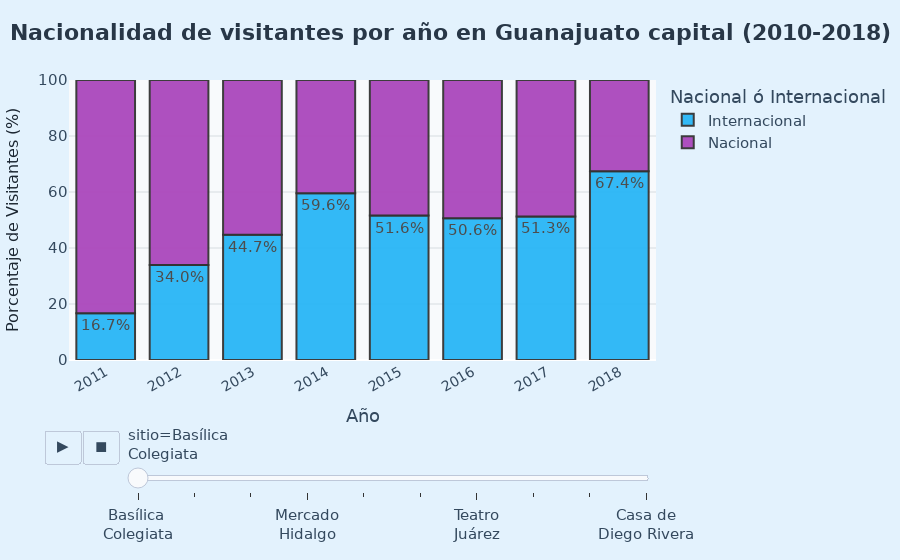

Notebook code for this chart:
### Code cell
fig = px.bar(
    nacionalidadAño,
    x='Año',
    y='porcentaje',
    color='Nacional ó Internacional',
    animation_frame='sitio',
    title='Nacionalidad de visitantes por año en Guanajuato capital de 2010 a 2018',
    labels={'porcentaje': 'Porcentaje de Visitantes (%)', 'Año': 'Año'},
    range_y=(0, 100),
    text='porcentaje',
    color_discrete_sequence=['#29B6F6', '#AB47BC']
)

fig.update_traces(
    texttemplate='%{text:.1f}%',
    textposition='outside',
    marker_line_color='#333',
    marker_line_width=2,
    opacity=0.95
)

fig.update_layout(
    xaxis_tickangle=-30,
    plot_bgcolor='#f8fafc',
    paper_bgcolor='#e3f2fd',
    font=dict(family='DejaVu Sans', size=15, color='#34495e'),
    title_font=dict(size=22, color='#283747', family='DejaVu Sans'),
    margin=dict(l=40, r=40, t=80, b=40),
    transition={'duration': 500},
    showlegend=True,
    xaxis=dict(
        tickfont=dict(size=14, color='#34495e', family='DejaVu Sans')
    ),
    yaxis=dict(
        title_font=dict(size=16, color='#1b2631', family='DejaVu Sans'),
        gridcolor='#b2bec3',
        gridwidth=0.5
    ),
    title={
        'text': '<b>Nacionalidad de visitantes por año en Guanajuato capital (2010-2018)</b>',
        'x':0.5,
        'xanchor': 'center'
    }
)

fig.show()

### Figure 1 — Plotly figure (JSON) as saved in the notebook; plotly's stock layout.template omitted (floating-point values rounded to 4 significant figures)
{"data": [{"hovertemplate": "Nacional ó Internacional=Internacional<br>sitio=Basílica <br>Colegiata<br>Año=%{x}<br>Porcentaje de Visitantes (%)=%{text}<extra></extra>", "legendgroup": "Internacional", "marker": {"color": "#29B6F6", "line": {"color": "#333", "width": 2}, "pattern": {"shape": ""}}, "name": "Internacional", "opacity": 0.95, "orientation": "v", "showlegend": true, "text": [67.39, 51.28, 50.63, 51.58, 59.57, 44.74, 33.96, 16.67], "textposition": "outside", "texttemplate": "%{text:.1f}%", "type": "bar", "x": [2018, 2017, 2016, 2015, 2014, 2013, 2012, 2011], "xaxis": "x", "y": [67.39, 51.28, 50.63, 51.58, 59.57, 44.74, 33.96, 16.67], "yaxis": "y"}, {"hovertemplate": "Nacional ó Internacional=Nacional<br>sitio=Basílica <br>Colegiata<br>Año=%{x}<br>Porcentaje de Visitantes (%)=%{text}<extra></extra>", "legendgroup": "Nacional", "marker": {"color": "#AB47BC", "line": {"color": "#333", "width": 2}, "pattern": {"shape": ""}}, "name": "Nacional", "opacity": 0.95, "orientation": "v", "showlegend": true, "text": [32.61, 48.72, 49.37, 48.42, 40.43, 55.26, 66.04, 83.33], "textposition": "outside", "texttemplate": "%{text:.1f}%", "type": "bar", "x": [2018, 2017, 2016, 2015, 2014, 2013, 2012, 2011], "xaxis": "x", "y": [32.61, 48.72, 49.37, 48.42, 40.43, 55.26, 66.04, 83.33], "yaxis": "y"}], "layout": {"barmode": "relative", "font": {"color": "#34495e", "family": "DejaVu Sans", "size": 15}, "legend": {"title": {"text": "Nacional ó Internacional"}, "tracegroupgap": 0}, "margin": {"b": 40, "l": 40, "r": 40, "t": 80}, "paper_bgcolor": "#e3f2fd", "plot_bgcolor": "#f8fafc", "showlegend": true, "sliders": [{"active": 0, "currentvalue": {"prefix": "sitio="}, "len": 0.9, "pad": {"b": 10, "t": 60}, "steps": [{"args": [["Basílica <br>Colegiata"], {"frame": {"duration": 0, "redraw": true}, "fromcurrent": true, "mode": "immediate", "transition": {"duration": 0, "easing": "linear"}}], "label": "Basílica <br>Colegiata", "method": "animate"}, {"args": [["Alhóndiga"], {"frame": {"duration": 0, "redraw": true}, "fromcurrent": true, "mode": "immediate", "transition": {"duration": 0, "easing": "linear"}}], "label": "Alhóndiga", "method": "animate"}, {"args": [["Jardín de<br>la Unión"], {"frame": {"duration": 0, "redraw": true}, "fromcurrent": true, "mode": "immediate", "transition": {"duration": 0, "easing": "linear"}}], "label": "Jardín de<br>la Unión", "method": "animate"}, {"args": [["Mercado<br>Hidalgo"], {"frame": {"duration": 0, "redraw": true}, "fromcurrent": true, "mode": "immediate", "transition": {"duration": 0, "easing": "linear"}}], "label": "Mercado<br>Hidalgo", "method": "animate"}, {"args": [["Monumento<br>Pípila"], {"frame": {"duration": 0, "redraw": true}, "fromcurrent": true, "mode": "immediate", "transition": {"duration": 0, "easing": "linear"}}], "label": "Monumento<br>Pípila", "method": "animate"}, {"args": [["Museo de<br>las Momias"], {"frame": {"duration": 0, "redraw": true}, "fromcurrent": true, "mode": "immediate", "transition": {"duration": 0, "easing": "linear"}}], "label": "Museo de<br>las Momias", "method": "animate"}, {"args": [["Teatro<br>Juárez"], {"frame": {"duration": 0, "redraw": true}, "fromcurrent": true, "mode": "immediate", "transition": {"duration": 0, "easing": "linear"}}], "label": "Teatro<br>Juárez", "method": "animate"}, {"args": [["Universidad de<br>Guanajuato"], {"frame": {"duration": 0, "redraw": true}, "fromcurrent": true, "mode": "immediate", "transition": {"duration": 0, "easing": "linear"}}], "label": "Universidad de<br>Guanajuato", "method": "animate"}, {"args": [["Callejón del<br>Beso"], {"frame": {"duration": 0, "redraw": true}, "fromcurrent": true, "mode": "immediate", "transition": {"duration": 0, "easing": "linear"}}], "label": "Callejón del<br>Beso", "method": "animate"}, {"args": [["Casa de<br>Diego Rivera"], {"frame": {"duration": 0, "redraw": true}, "fromcurrent": true, "mode": "immediate", "transition": {"duration": 0, "easing": "linear"}}], "label": "Casa de<br>Diego Rivera", "method": "animate"}], "x": 0.1, "xanchor": "left", "y": 0, "yanchor": "top"}], "title": {"font": {"color": "#283747", "family": "DejaVu Sans", "size": 22}, "text": "<b>Nacionalidad de visitantes por año en Guanajuato capital (2010-2018)</b>", "x": 0.5, "xanchor": "center"}, "transition": {"duration": 500}, "updatemenus": [{"buttons": [{"args": [null, {"frame": {"duration": 500, "redraw": true}, "fromcurrent": true, "mode": "immediate", "transition": {"duration": 500, "easing": "linear"}}], "label": "&#9654;", "method": "animate"}, {"args": [[null], {"frame": {"duration": 0, "redraw": true}, "fromcurrent": true, "mode": "immediate", "transition": {"duration": 0, "easing": "linear"}}], "label": "&#9724;", "method": "animate"}], "direction": "left", "pad": {"r": 10, "t": 70}, "showactive": false, "type": "buttons", "x": 0.1, "xanchor": "right", "y": 0, "yanchor": "top"}], "xaxis": {"anchor": "y", "domain": [0, 1], "tickangle": -30, "tickfont": {"color": "#34495e", "family": "DejaVu Sans", "size": 14}, "title": {"text": "Año"}}, "yaxis": {"anchor": "x", "domain": [0, 1], "gridcolor": "#b2bec3", "gridwidth": 0.5, "range": [0, 100], "title": {"font": {"color": "#1b2631", "family": "DejaVu Sans", "size": 16}, "text": "Porcentaje de Visitantes (%)"}}}}
